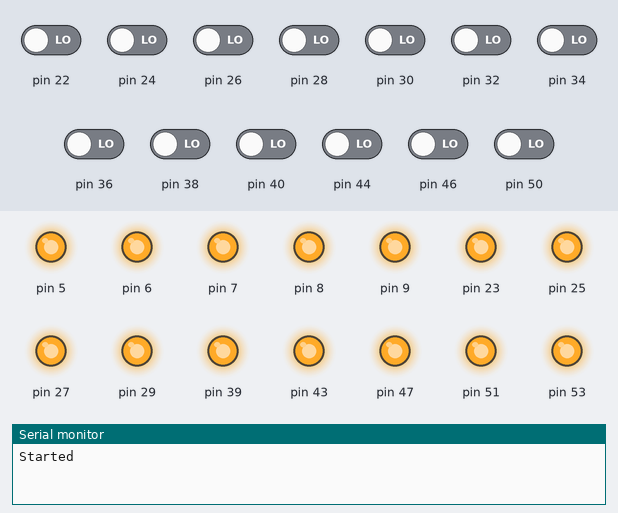
Recording of a sketch running on a simulated Arduino Mega 2560, built with avr-gcc and run on an emulated ATmega2560. Parts: output pins drawn as LEDs (lit = HIGH), the last lines printed to the serial monitor. Dashed ring = blinking. The test bench sets the inputs (shaded band); at power-on: pin 22, pin 24, pin 26, pin 28, pin 30, pin 32, pin 34, pin 36, pin 38, pin 40, pin 44, pin 46, pin 50 LOW.

Above: at 0.8 s.
0.9 s: pin 50 driven HIGH
At 1.05 s:
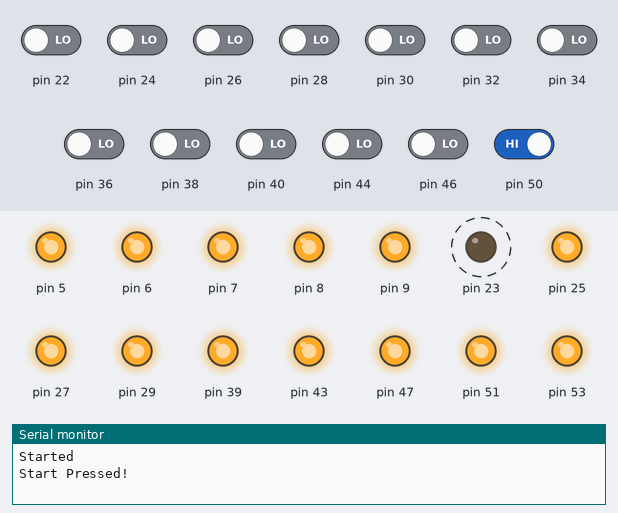
3.9 s: pin 22 driven HIGH
At 3.91 s:
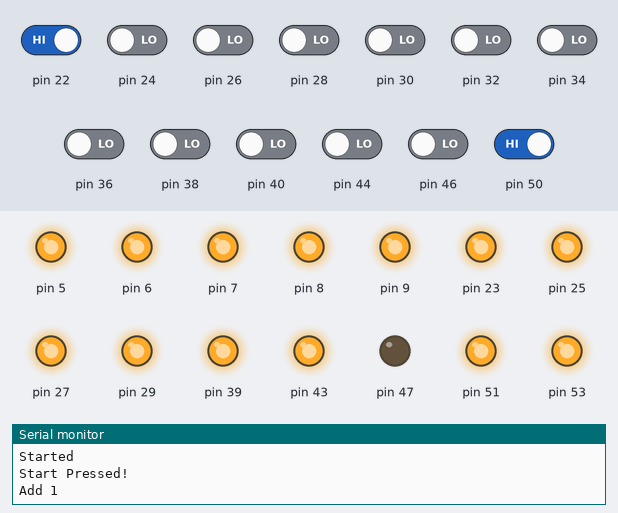
6.9 s: pin 28 driven HIGH
At 8.9 s:
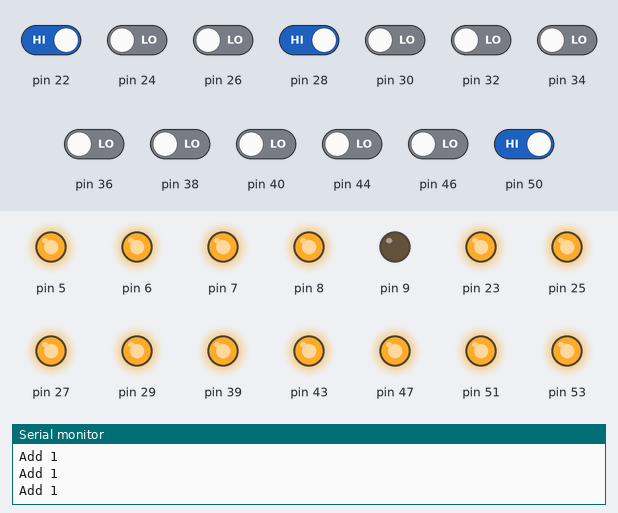
9.9 s: pin 38 driven HIGH
At 10.18 s:
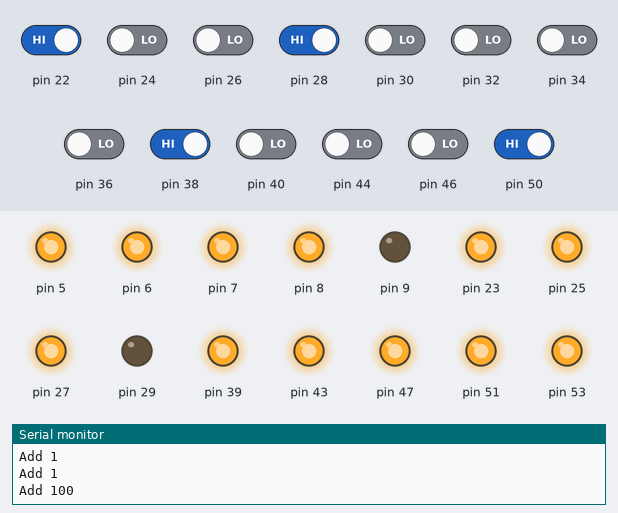
12.6 s: pin 34 driven HIGH
At 12.61 s:
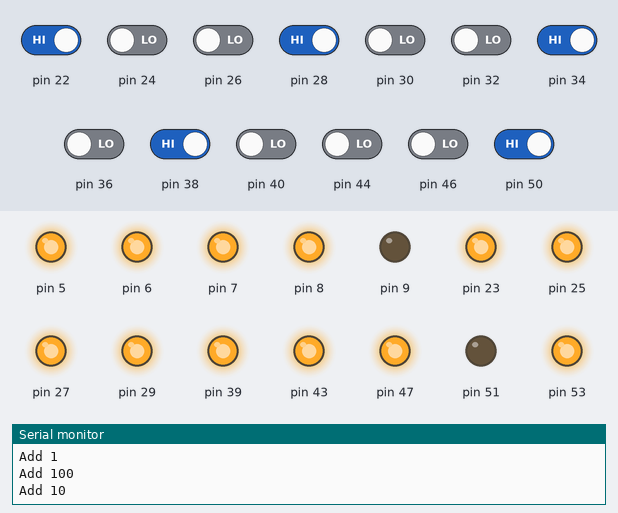
14.1 s: pin 40 driven HIGH
At 14.81 s:
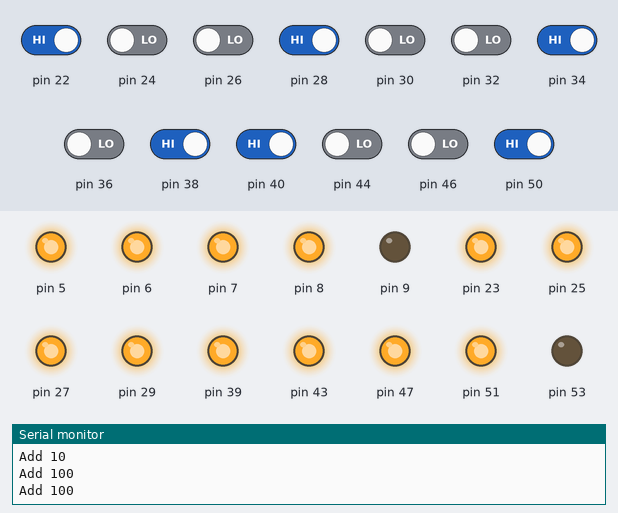
Timing chart, 0 to 17.1 s (numbered marks = the images above; inputs shaded):
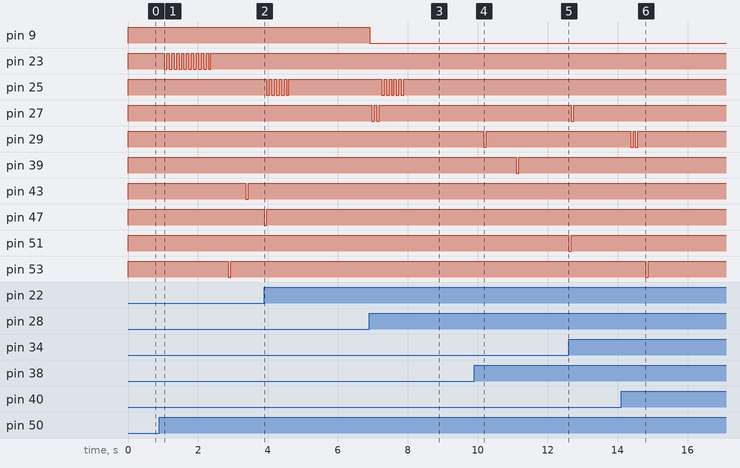

The sketch:

pinball.ino
```cpp
#include "game.h"

pGame game;

void setup(){
	game.setup();
}

void loop(){
	game.loop();
}
```

button.cpp
```cpp
#include "button.h"

pButton::pButton(int pin, int onTime, bool activeState){
	pinMode(pin, INPUT);
	this->pin = pin;
	this->activeState = activeState;
	this->lastState = !activeState;
	this->onTime = onTime;
	this->startTime = 0;
	this->stateEqual = false;
	this->state = !activeState;
	this->letGo = true;
}

void pButton::loop(){
	state = digitalRead(pin);

	unsigned long eTime = millis() - startTime;
	if (!stateEqual){
		if(state == activeState){
			if (lastState == state){
				stateEqual = true;
				startTime = millis();
			}
		}
	}else{
		if(lastState == state){
			if (eTime > onTime){
				if (letGo){
					this->onActive();
					letGo = false;
				}
				stateEqual = false;
			}

		}else{
			stateEqual = false;
		}
	}
	lastState = state;
	if (state != activeState){
		letGo = true;
	}
}
```

button.h
```cpp
#ifndef button_h
#define button_h

#include "Arduino.h"

enum{
	butBumper1,
	butBumper2,
	butBumper3,
	butDropTargets,
	butTarget1,
	butTarget2,
	butTarget3,
	butFlickup,
	butReturnBall,
	butBallReturned,
	butLowBumperLeft,
	butLowBumperRight,
	butStart,
	numOfButtons
};

class pButton{
	int pin;
	bool letGo;
	bool activeState;
	bool lastState;
	bool stateEqual;
	bool state;
	unsigned long startTime;
	unsigned long onTime;				//debounce time
	public:
		pButton(){};
		pButton(int pin, int time, bool activeState);
		void loop();

	private:
		//for subclassing
		virtual void onActive(){};


};

#endif
```

buttons.cpp
```cpp
#include "buttons.h"

void pButReturnBall::onActive(){
	if (game.ballCount > 0){
		game.outputs[outReturnBall]->activate();
		game.outputs[outDropTargets]->activate();
	}
	if (game.ballCount <= 0){
		game.resetLoop();
	}
}

void pButBallReturned::onActive(){
	game.ballCount--;
	Serial.print(game.ballCount);
	Serial.write(" balls left\n");
}

void pButStart::onActive(){
	Serial.write("Start Pressed!\n");
	if (game.ballCount <= 0){
		game.reset();
	}
}

void pButBumper1::onActive(){
	game.outputs[outBumper1]->activate();
}

void pButBumper2::onActive(){
	game.outputs[outBumper2]->activate();
}

void pButBumper3::onActive(){
	game.outputs[outBumper3]->activate();
}

void pButDropTargets::onActive(){
	game.score->add(200);
	game.dropTargetsDown = true;
	if (game.dropTargetAbility){
		game.outputs[outDropTargets]->activate();
	}
}

void pButFlickup::onActive(){
	game.score->add(100);
	game.outputs[outFlickUp]->activate();
	if (game.targetNum[0] && game.targetNum[1] && game.targetNum[0] && game.targetNum[2] && game.dropTargetsDown){
		game.outputs[outDropTargets]->activate();
		game.dropTargetAbility = true;
		game.targetNum[0] = false;
		game.targetNum[1] = false;
		game.targetNum[2] = false;
		game.lights[litTarget1]->lightOn();
		game.lights[litTarget2]->lightOn();
		game.lights[litTarget3]->lightOn();
	}
}

void pButLowBumperRight::onActive(){
	game.score->add(10);
	game.outputs[outLowBumperRight]->activate();
}

void pButLowBumperLeft::onActive(){
	game.score->add(10);
	game.outputs[outLowBumperLeft]->activate();
}

void pButTarget1::onActive(){
	game.targetNum[0] = true;
	game.lights[litTarget1]->lightOff();
	game.score->add(25);
}

void pButTarget2::onActive(){
	game.score->add(25);
	if (game.targetNum[0] == true){
		game.targetNum[1] = true;
		game.lights[litTarget2]->lightOff();
	}
}

void pButTarget3::onActive(){
	game.score->add(25);
	if (game.targetNum[1] == true && game.targetNum[2] == false){
		game.targetNum[2] = true;
		game.outputs[outDropTargets]->activate();
		game.dropTargetAbility = false;
		game.lights[litTarget3]->lightOff();

	}
}
```

buttons.h
```cpp
#ifndef buttons_h
#define buttons_h

#include "button.h"
#include "game.h"

class pButBallReturned : public pButton{
	pGame &game;
	public:
		pButBallReturned(pGame &_game) :  pButton(46, 70, HIGH), game(_game){};
		void onActive();
};

class pButReturnBall : public pButton{
	pGame &game;
	public:
		pButReturnBall(pGame &_game) :  pButton(44, 70, HIGH), game(_game){};
		void onActive();
};

class pButStart : public pButton{
	pGame &game;
	public:
		pButStart(pGame &_game) :  pButton(50, 70, HIGH), game(_game){};
		void onActive();
};

class pButBumper1 : public pButton{
	pGame &game;
	public:
		pButBumper1(pGame &_game) :  pButton(22, 1, HIGH), game(_game){};
		void onActive();
};

class pButBumper2 : public pButton{
	pGame &game;

	public:
		pButBumper2(pGame &_game) :  pButton(24, 1, HIGH), game(_game){};
		void onActive();
};

class pButBumper3 : public pButton{
	pGame &game;

	public:
		pButBumper3(pGame &_game) :  pButton(26, 1, HIGH), game(_game){};
		void onActive();
};

class pButDropTargets : public pButton{
	pGame &game;

	public:
		pButDropTargets(pGame &_game) :  pButton(40, 200, HIGH), game(_game){};
		void onActive();
};

class pButFlickup : public pButton{
	pGame &game;

	public:
		pButFlickup(pGame &_game) :  pButton(38, 200, HIGH), game(_game){};
		void onActive();
};

class pButLowBumperRight : public pButton{
	pGame &game;

	public:
		pButLowBumperRight(pGame &_game) :  pButton(36, 1, HIGH), game(_game){};
		void onActive();
};

class pButLowBumperLeft : public pButton{
	pGame &game;

	public:
		pButLowBumperLeft(pGame &_game) :  pButton(34, 1, HIGH), game(_game){};
		void onActive();
};

class pButTarget1 : public pButton{
	pGame &game;
	public:
		pButTarget1(pGame &_game) :  pButton(28, 5, HIGH), game(_game){};
		void onActive();
};

class pButTarget2 : public pButton{
	pGame &game;
	public:
		pButTarget2(pGame &_game) :  pButton(30, 5, HIGH), game(_game){};
		void onActive();
};

class pButTarget3 : public pButton{
	pGame &game;
	public:
		pButTarget3(pGame &_game) :  pButton(32, 5, HIGH), game(_game){};
		void onActive();
};

#endif
```

game.cpp
```cpp
#include "game.h"
#include "buttons.h"
#include "outputs.h"

void pGame::setup(){ //initialize game here

	Serial.begin(9600);
	Serial.write("Started\n");

	ballCount = 0;
	//target variables
	targetNum[0] = false;
	targetNum[1] = false;
	targetNum[2] = false;
	dropTargetAbility = true;
	dropTargetsDown = false;

	//initializing buttons
	buttons[butBumper1] = new pButBumper1(*this);
	buttons[butBumper2] = new pButBumper2(*this);
	buttons[butBumper3] = new pButBumper3(*this);
	buttons[butDropTargets] = new pButDropTargets(*this);
	buttons[butFlickup] = new pButFlickup(*this);
	buttons[butReturnBall] = new pButReturnBall(*this);
	buttons[butBallReturned] = new pButBallReturned(*this);
	buttons[butTarget1] = new pButTarget1(*this);
	buttons[butTarget2] = new pButTarget2(*this);
	buttons[butTarget3] = new pButTarget3(*this);
	buttons[butLowBumperRight] = new pButLowBumperRight(*this);
	buttons[butLowBumperLeft] = new pButLowBumperLeft(*this);
	buttons[butStart] = new pButStart(*this);


	//initializing outputs
	outputs[outBumper1] = new pOutBumper1(*this);
	outputs[outBumper2] = new pOutBumper2(*this);
	outputs[outBumper3] = new pOutBumper3(*this);
	outputs[outDropTargets] = new pOutDropTargets(*this);
	outputs[outFlickUp] = new pOutFlickUp(*this);
	outputs[outReturnBall] = new pOutReturnBall(*this);
	outputs[outLowBumperRight] = new pOutLowBumperRight(*this);
	outputs[outLowBumperLeft] = new pOutLowBumperLeft(*this);

	//initializing lights
	lights[litBumper1] = new pLight(12, HIGH, HIGH);
	lights[litBumper2] = new pLight(11, HIGH, HIGH);
	lights[litBumper3] = new pLight(10, HIGH, HIGH);
	lights[litTarget1] = new pLight(9, HIGH, HIGH);
	lights[litTarget2] = new pLight(8, HIGH, HIGH);
	lights[litTarget3] = new pLight(7, HIGH, HIGH);
	lights[litLowBumperLeft] = new pLight(6, HIGH, HIGH);
	lights[litLowBumperRight] = new pLight(5, HIGH, HIGH);

	//initialize the scorewheels
	score = new pScore(*this);

	//function to put arduino into the start of a game
	resetLoop();

}

void pGame::loop(){

	//loop through outputs
	for(int i=0; i<numOfOutputs; i++){
		outputs[i]->loop();
	}
	//loop through buttons
	for(int i=0; i<numOfButtons; i++){
		buttons[i]->loop();
	}
	score->loop();
}

void pGame::resetLoop(){
	while (ballCount == 0){
		buttons[butStart]->loop();
	}
}

void pGame::reset(){
	ballCount = 5;
	//target variables
	targetNum[0] = false;
	targetNum[1] = false;
	targetNum[2] = false;
	dropTargetAbility = true;
	dropTargetsDown = false;
	score->reset();
	outputs[outReturnBall]->activate();
	outputs[outDropTargets]->activate();
}
```

game.h
```cpp
#ifndef game_h
#define game_h

#include "output.h"
#include "button.h"
#include "light.h"
#include "score.h"

class pGame{
	public:
		int ballCount;
		bool targetNum[3];
		bool dropTargetsDown;
		bool dropTargetAbility;

		void loop();
		void setup();
		void resetLoop();
		void reset();

		pOutput *outputs[numOfOutputs];
		pButton *buttons[numOfButtons];
		pLight *lights[numOfLights];
		pScore *score;
};

#endif
```

light.cpp
```cpp
#include "light.h"

pLight::pLight(int pin, bool state , bool activeState){
	pinMode(pin, OUTPUT);
	this->pin = pin;
	this->activeState = activeState;
	if (state){
		digitalWrite(pin, activeState);
	}else{
		digitalWrite(pin, !activeState);
	}
}

void pLight::lightOn(){
	digitalWrite(pin, activeState);
}

void pLight::lightOff(){
	digitalWrite(pin, !activeState);
}
```

light.h
```cpp
#ifndef light_h
#define light_h

#include "Arduino.h"

enum{
	litBumper1,
	litBumper2,
	litBumper3,
	litTarget1,
	litTarget2,
	litTarget3,
	litLowBumperLeft,
	litLowBumperRight,
	numOfLights
};

class pLight{
	int pin;
	bool activeState;
	public:
		pLight(){};
		pLight(int pin, bool state, bool activeState);
		void lightOn();
		void lightOff();


};

#endif
```

main.cpp
```cpp
#include "game.h"
pGame game;
void setup(){
	game.setup();
}
void loop(){
	game.loop();
}

int main(){
	init();
	setup();
	while(1){
		loop();
	}
}
```

output.cpp
```cpp
#include "outputs.h"

pOutput::pOutput(){
	this->pinNum = 52;
	this->onTime = 100;
	this->delayTime = 100;
	this->activeState = HIGH;
	setup();
}

pOutput::pOutput(int pinNum, int onTime, int delayTime){
	this->pinNum = pinNum;
	this->onTime = onTime;
	this->delayTime = delayTime;
	this->activeState = HIGH;
	setup();
}

pOutput::pOutput(int pinNum, int onTime, int delayTime, bool activeState){
	this->activeState = activeState;
	this->delayTime = delayTime;
	this->pinNum = pinNum;
	this->onTime = onTime;
	setup();
}

void pOutput::setup(){
	pinMode(pinNum, OUTPUT);
	state = (activeState==LOW)?HIGH:LOW;
	digitalWrite(pinNum, state);
	this->startTime = 0;
	switchState = swOff;
}

void pOutput::activate(){
	if(switchState == swOff){
		onActive();
		this->state = this->activeState;
		switchState = swInDelay;
		startTime = millis();
	}
}

void pOutput::loop(){
	//keep switch on until time runs out
	if(startTime != 0){
		unsigned long eTime = millis() - startTime;
		if(eTime >= delayTime && switchState == swInDelay){
			digitalWrite(pinNum, activeState);
			switchState = swOn;
		}
		if(eTime >= onTime+delayTime && switchState == swOn){
			onDeavtive();
			switchState = swOff;
			state = (activeState==LOW)?HIGH:LOW;
			digitalWrite(pinNum, state);
			startTime = 0;
		}
	}
}
```

output.h
```cpp
#ifndef output_h
#define output_h

#include "Arduino.h"

enum {
	outBumper1,
	outBumper2,
	outBumper3,
	outDropTargets,
	outFlickUp,
	outReturnBall,
	outLowBumperRight,
	outLowBumperLeft,
	numOfOutputs
};

typedef enum{
	swInDelay=0,
	swOn=1,
	swOff=3,
} outputStates;

class pOutput{
	public:
		pOutput();
		pOutput(int pinNum, int onTime, int delayTime);
		pOutput(int pinNum, int onTime, int delayTime, bool activeState);
		int pinNum;
		int onTime; //the amount of time the output should be on for(in milliseconds)
		unsigned int delayTime;
		bool state;
		bool activeState;
		outputStates switchState;
		void loop(); //call every tick
		void activate();

	protected:
		//for subclassing
		virtual void onActive(){};
		virtual void onDeavtive(){};


	private:
		unsigned long startTime;
		void setup();
};

#endif
```

outputs.cpp
```cpp
#include "outputs.h"

void pOutDropTargets::onActive(){
	game.dropTargetsDown = false;
}

void pOutBumper1::onActive(){
	game.score->add(5);
}

void pOutBumper2::onActive(){
	game.score->add(5);
}

void pOutBumper3::onActive(){
	game.score->add(5);
}
```

outputs.h
```cpp
#ifndef outputs_h
#define outputs_h

#include "output.h"
#include "game.h"

class pOutBumper1 : public pOutput{
	pGame &game;
	public:
		pOutBumper1(pGame &g) : pOutput(47, 70, 0, LOW), game(g){};
		void onActive();
};

class pOutBumper2 : public pOutput{
	pGame &game;
	public:
		pOutBumper2(pGame &g) : pOutput(49, 70, 0, LOW), game(g){};
		void onActive();
};

class pOutBumper3 : public pOutput{
	pGame &game;
	public:
		pOutBumper3(pGame &g) : pOutput(45, 70, 0, LOW), game(g){};
		void onActive();
};

class pOutDropTargets : public pOutput{
	public:
		pGame &game;
		pOutDropTargets(pGame &g) : pOutput(53, 70, 500, LOW), game(g){};
		void onActive();
};

class pOutFlickUp : public pOutput{
	pGame &game;
	public:
		pOutFlickUp(pGame &g) : pOutput(39, 70, 1000, LOW), game(g){};
};

class pOutLowBumperLeft : public pOutput{
	pGame &game;
	public:
		pOutLowBumperLeft(pGame &g) : pOutput(51, 70, 0, LOW), game(g){};
};

class pOutLowBumperRight : public pOutput{
	pGame &game;
	public:
		pOutLowBumperRight(pGame &g) : pOutput(41, 70, 0, LOW), game(g){};
};

class pOutReturnBall : public pOutput{
	pGame &game;
	public:
		pOutReturnBall(pGame &g) : pOutput(43, 70, 1000, LOW), game(g){};
};


#endif
```

score.cpp
```cpp
#include "score.h"
#include "game.h"

void pScore::init(){
	scoreWheels[0] = new pOutput(25, 70, 70, LOW);	//1
	scoreWheels[1] = new pOutput(27, 70, 70, LOW);	//10
	scoreWheels[2] = new pOutput(29, 70, 70, LOW);	//100
	scoreWheels[3] = new pOutput(31, 70, 70, LOW);	//1000
	resetOut = new pOutput(23, 70, 70, LOW);
	score = 0;
	displayedScore = 0;
	state = pScoreNormal;
}

void pScore::reset(){
	score = 0;
	displayedScore = 0;
	for(int i=0; i<10; i++){
		resetOut->activate();
		while(resetOut->switchState != swOff){
			resetOut->loop();
		}
	}
}

void pScore::add(int points){
	score += points;
}

void pScore::loop(){
	if(displayedScore != score){
		int diff = score - displayedScore;
		if(scoreWheels[0]->switchState == swOff && scoreWheels[1]->switchState == swOff && scoreWheels[2]->switchState == swOff && scoreWheels[3]->switchState == swOff){
			if(diff/1000 != 0){
				Serial.write("Add 1000\n");
				scoreWheels[3]->activate();
				displayedScore += 1000;
			}else if(diff/100 != 0){
				Serial.write("Add 100\n");
				scoreWheels[2]->activate();
				displayedScore += 100;
			}else if(diff/10 != 0){
				Serial.write("Add 10\n");
				scoreWheels[1]->activate();
				displayedScore += 10;
			}else if(diff != 0){
				Serial.write("Add 1\n");
				scoreWheels[0]->activate();
				displayedScore += 1;
			}
		}
	}
	for(int i=0; i<4; i++){
		scoreWheels[i]->loop();
	}
}
```

score.h
```cpp
#ifndef score_h
#define score_h


#include "Arduino.h"
#include "output.h"

class pGame;

typedef enum{
	pScoreReset,
	pScoreNormal
}pScoreState;

class pScore{
	unsigned int score;						//the current score
	unsigned int displayedScore;				//the current score on the score wheels
	pGame &game;
	pOutput *scoreWheels[4];
	pOutput *resetOut;
public:
	pScoreState state;
	pScore(pGame &g): game(g){
		init();
	};
	void init();
	void reset();					//reset score
	void add(int points);			//add some more points
	void loop();
};


#endif
```

Measured:
- after the input at 0.9 s, pin 23: alternates HIGH for 0.07 s and LOW for 0.07 s, 20 changes in all, then stays HIGH, starting after 0.14 s; pin 43: HIGH → LOW after 2.5 s, → HIGH 0.07 s later; pin 53: HIGH → LOW after 2.0 s, → HIGH 0.07 s later
- after the input at 3.9 s, pin 25: alternates HIGH for 0.07 s and LOW for 0.07 s, 10 changes in all, then stays HIGH, starting after 0.07 s; pin 47: HIGH → LOW at once, → HIGH 0.07 s later
- after the input at 6.9 s, pin 9: HIGH → LOW at once; pin 25: alternates HIGH for 0.07 s and LOW for 0.07 s, 10 changes in all, then stays HIGH, starting after 0.36 s; pin 27: alternates HIGH for 0.07 s and LOW for 0.07 s, 4 changes in all, then stays HIGH, starting after 0.08 s
- after the input at 9.9 s, pin 29: HIGH → LOW after 0.27 s, → HIGH 0.07 s later; pin 39: HIGH → LOW after 1.2 s, → HIGH 0.07 s later
- after the input at 12.6 s, pin 27: HIGH → LOW after 0.07 s, → HIGH 0.07 s later; pin 51: HIGH → LOW at once, → HIGH 0.07 s later
- after the input at 14.1 s, pin 29: alternates HIGH for 0.07 s and LOW for 0.07 s, 4 changes in all, then stays HIGH, starting after 0.27 s; pin 53: HIGH → LOW after 0.70 s, → HIGH 0.07 s later
